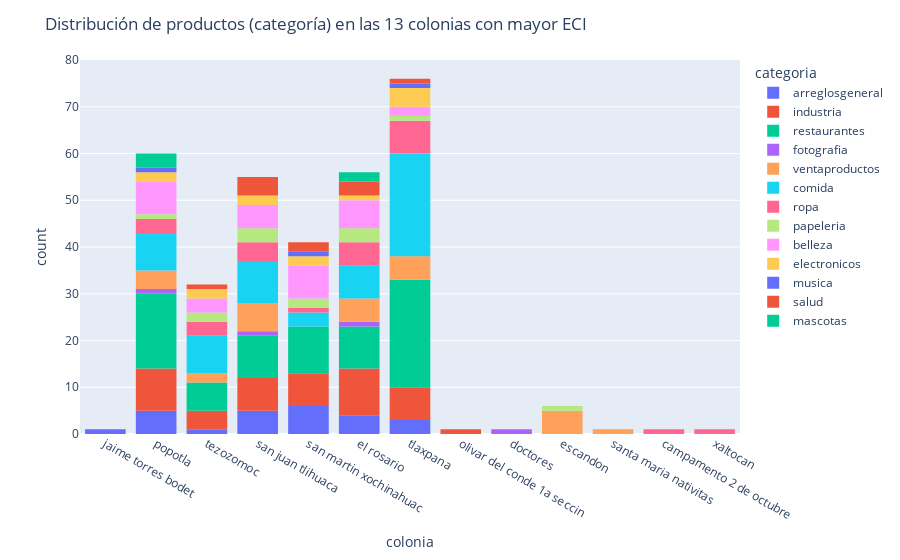

The cell this chart's notebook holds for it:
### Code cell
fig = px.histogram(df, x='colonia', color='categoria')
fig.update_layout(
    title=dict(
        text="Distribución de productos (categoría) en las 13 colonias con mayor ECI"
    )
)
fig.show()

### Figure 1 — Plotly figure (JSON) as saved in the notebook; plotly's stock layout.template omitted (floating-point values rounded to 4 significant figures)
{"data": [{"alignmentgroup": "True", "bingroup": "x", "hovertemplate": "categoria=arreglosgeneral<br>colonia=%{x}<br>count=%{y}<extra></extra>", "legendgroup": "arreglosgeneral", "marker": {"color": "#636efa"}, "name": "arreglosgeneral", "offsetgroup": "arreglosgeneral", "orientation": "v", "showlegend": true, "type": "histogram", "x": ["jaime torres bodet", "popotla", "popotla", "tezozomoc", "san juan tlihuaca", "san martin xochinahuac", "san martin xochinahuac", "san juan tlihuaca", "el rosario", "popotla", "san juan tlihuaca", "popotla", "tlaxpana", "el rosario", "san martin xochinahuac", "el rosario", "san juan tlihuaca", "san martin xochinahuac", "popotla", "san martin xochinahuac", "san martin xochinahuac", "san juan tlihuaca", "tlaxpana", "tlaxpana", "el rosario"], "xaxis": "x", "yaxis": "y"}, {"alignmentgroup": "True", "bingroup": "x", "hovertemplate": "categoria=industria<br>colonia=%{x}<br>count=%{y}<extra></extra>", "legendgroup": "industria", "marker": {"color": "#EF553B"}, "name": "industria", "offsetgroup": "industria", "orientation": "v", "showlegend": true, "type": "histogram", "x": ["el rosario", "olivar del conde 1a seccin", "popotla", "popotla", "tlaxpana", "el rosario", "san juan tlihuaca", "popotla", "san martin xochinahuac", "tlaxpana", "popotla", "tezozomoc", "tezozomoc", "tlaxpana", "tlaxpana", "el rosario", "el rosario", "tezozomoc", "popotla", "san juan tlihuaca", "san juan tlihuaca", "san juan tlihuaca", "popotla", "san juan tlihuaca", "el rosario", "san martin xochinahuac", "tlaxpana", "san martin xochinahuac", "san martin xochinahuac", "el rosario", "tlaxpana", "el rosario", "el rosario", "tezozomoc", "san juan tlihuaca", "san martin xochinahuac", "popotla", "popotla", "san martin xochinahuac", "san juan tlihuaca", "san martin xochinahuac", "el rosario", "el rosario", "tlaxpana", "popotla"], "xaxis": "x", "yaxis": "y"}, {"alignmentgroup": "True", "bingroup": "x", "hovertemplate": "categoria=restaurantes<br>colonia=%{x}<br>count=%{y}<extra></extra>", "legendgroup": "restaurantes", "marker": {"color": "#00cc96"}, "name": "restaurantes", "offsetgroup": "restaurantes", "orientation": "v", "showlegend": true, "type": "histogram", "x": ["tezozomoc", "tlaxpana", "popotla", "tlaxpana", "tlaxpana", "tlaxpana", "popotla", "tlaxpana", "tlaxpana", "tlaxpana", "popotla", "popotla", "popotla", "san martin xochinahuac", "san martin xochinahuac", "san juan tlihuaca", "el rosario", "el rosario", "san juan tlihuaca", "san juan tlihuaca", "san martin xochinahuac", "tezozomoc", "popotla", "san martin xochinahuac", "san juan tlihuaca", "popotla", "el rosario", "san martin xochinahuac", "tezozomoc", "san juan tlihuaca", "tlaxpana", "popotla", "tlaxpana", "el rosario", "san juan tlihuaca", "popotla", "tlaxpana", "el rosario", "tlaxpana", "tlaxpana", "tlaxpana", "tlaxpana", "san martin xochinahuac", "san martin xochinahuac", "el rosario", "tezozomoc", "tezozomoc", "popotla", "tlaxpana", "san juan tlihuaca", "tlaxpana", "popotla", "popotla", "san martin xochinahuac", "el rosario", "san martin xochinahuac", "el rosario", "el rosario", "tlaxpana", "san martin xochinahuac", "tlaxpana", "tlaxpana", "tlaxpana", "tlaxpana", "tlaxpana", "tlaxpana", "popotla", "popotla", "tezozomoc", "popotla", "popotla", "san juan tlihuaca", "san juan tlihuaca"], "xaxis": "x", "yaxis": "y"}, {"alignmentgroup": "True", "bingroup": "x", "hovertemplate": "categoria=fotografia<br>colonia=%{x}<br>count=%{y}<extra></extra>", "legendgroup": "fotografia", "marker": {"color": "#ab63fa"}, "name": "fotografia", "offsetgroup": "fotografia", "orientation": "v", "showlegend": true, "type": "histogram", "x": ["doctores", "el rosario", "popotla", "san juan tlihuaca"], "xaxis": "x", "yaxis": "y"}, {"alignmentgroup": "True", "bingroup": "x", "hovertemplate": "categoria=ventaproductos<br>colonia=%{x}<br>count=%{y}<extra></extra>", "legendgroup": "ventaproductos", "marker": {"color": "#FFA15A"}, "name": "ventaproductos", "offsetgroup": "ventaproductos", "orientation": "v", "showlegend": true, "type": "histogram", "x": ["tezozomoc", "escandon", "escandon", "escandon", "escandon", "escandon", "san juan tlihuaca", "tlaxpana", "el rosario", "popotla", "tlaxpana", "el rosario", "tlaxpana", "san juan tlihuaca", "tlaxpana", "el rosario", "san juan tlihuaca", "popotla", "tezozomoc", "el rosario", "san juan tlihuaca", "el rosario", "san juan tlihuaca", "tlaxpana", "popotla", "popotla", "san juan tlihuaca", "santa maria nativitas"], "xaxis": "x", "yaxis": "y"}, {"alignmentgroup": "True", "bingroup": "x", "hovertemplate": "categoria=comida<br>colonia=%{x}<br>count=%{y}<extra></extra>", "legendgroup": "comida", "marker": {"color": "#19d3f3"}, "name": "comida", "offsetgroup": "comida", "orientation": "v", "showlegend": true, "type": "histogram", "x": ["el rosario", "tlaxpana", "tlaxpana", "tlaxpana", "popotla", "tezozomoc", "san martin xochinahuac", "el rosario", "san martin xochinahuac", "san juan tlihuaca", "tlaxpana", "el rosario", "el rosario", "tezozomoc", "el rosario", "san juan tlihuaca", "tezozomoc", "tezozomoc", "tlaxpana", "popotla", "tezozomoc", "tezozomoc", "san juan tlihuaca", "tezozomoc", "san martin xochinahuac", "el rosario", "el rosario", "popotla", "tezozomoc", "tlaxpana", "san juan tlihuaca", "san juan tlihuaca", "san juan tlihuaca", "tlaxpana", "tlaxpana", "tlaxpana", "tlaxpana", "tlaxpana", "tlaxpana", "tlaxpana", "tlaxpana", "tlaxpana", "tlaxpana", "tlaxpana", "tlaxpana", "tlaxpana", "tlaxpana", "popotla", "san juan tlihuaca", "san juan tlihuaca", "san juan tlihuaca", "popotla", "popotla", "popotla", "popotla", "tlaxpana", "tlaxpana"], "xaxis": "x", "yaxis": "y"}, {"alignmentgroup": "True", "bingroup": "x", "hovertemplate": "categoria=ropa<br>colonia=%{x}<br>count=%{y}<extra></extra>", "legendgroup": "ropa", "marker": {"color": "#FF6692"}, "name": "ropa", "offsetgroup": "ropa", "orientation": "v", "showlegend": true, "type": "histogram", "x": ["el rosario", "campamento 2 de octubre", "san juan tlihuaca", "san juan tlihuaca", "san martin xochinahuac", "tlaxpana", "el rosario", "el rosario", "popotla", "tezozomoc", "tezozomoc", "tezozomoc", "popotla", "el rosario", "tlaxpana", "tlaxpana", "san juan tlihuaca", "el rosario", "san juan tlihuaca", "tlaxpana", "tlaxpana", "popotla", "tlaxpana", "tlaxpana", "xaltocan"], "xaxis": "x", "yaxis": "y"}, {"alignmentgroup": "True", "bingroup": "x", "hovertemplate": "categoria=papeleria<br>colonia=%{x}<br>count=%{y}<extra></extra>", "legendgroup": "papeleria", "marker": {"color": "#B6E880"}, "name": "papeleria", "offsetgroup": "papeleria", "orientation": "v", "showlegend": true, "type": "histogram", "x": ["escandon", "el rosario", "el rosario", "popotla", "san martin xochinahuac", "san martin xochinahuac", "san juan tlihuaca", "san juan tlihuaca", "tlaxpana", "tezozomoc", "el rosario", "san juan tlihuaca", "tezozomoc"], "xaxis": "x", "yaxis": "y"}, {"alignmentgroup": "True", "bingroup": "x", "hovertemplate": "categoria=belleza<br>colonia=%{x}<br>count=%{y}<extra></extra>", "legendgroup": "belleza", "marker": {"color": "#FF97FF"}, "name": "belleza", "offsetgroup": "belleza", "orientation": "v", "showlegend": true, "type": "histogram", "x": ["san martin xochinahuac", "popotla", "popotla", "el rosario", "popotla", "san martin xochinahuac", "popotla", "tezozomoc", "el rosario", "san martin xochinahuac", "san juan tlihuaca", "el rosario", "san martin xochinahuac", "popotla", "tlaxpana", "tezozomoc", "san martin xochinahuac", "popotla", "san juan tlihuaca", "el rosario", "tezozomoc", "el rosario", "san martin xochinahuac", "san martin xochinahuac", "el rosario", "tlaxpana", "san juan tlihuaca", "popotla", "san juan tlihuaca", "san juan tlihuaca"], "xaxis": "x", "yaxis": "y"}, {"alignmentgroup": "True", "bingroup": "x", "hovertemplate": "categoria=electronicos<br>colonia=%{x}<br>count=%{y}<extra></extra>", "legendgroup": "electronicos", "marker": {"color": "#FECB52"}, "name": "electronicos", "offsetgroup": "electronicos", "orientation": "v", "showlegend": true, "type": "histogram", "x": ["el rosario", "tlaxpana", "tlaxpana", "tezozomoc", "san juan tlihuaca", "tezozomoc", "san martin xochinahuac", "popotla", "san martin xochinahuac", "tlaxpana", "popotla", "san juan tlihuaca", "tlaxpana"], "xaxis": "x", "yaxis": "y"}, {"alignmentgroup": "True", "bingroup": "x", "hovertemplate": "categoria=musica<br>colonia=%{x}<br>count=%{y}<extra></extra>", "legendgroup": "musica", "marker": {"color": "#636efa"}, "name": "musica", "offsetgroup": "musica", "orientation": "v", "showlegend": true, "type": "histogram", "x": ["popotla", "tlaxpana", "san martin xochinahuac"], "xaxis": "x", "yaxis": "y"}, {"alignmentgroup": "True", "bingroup": "x", "hovertemplate": "categoria=salud<br>colonia=%{x}<br>count=%{y}<extra></extra>", "legendgroup": "salud", "marker": {"color": "#EF553B"}, "name": "salud", "offsetgroup": "salud", "orientation": "v", "showlegend": true, "type": "histogram", "x": ["el rosario", "el rosario", "san juan tlihuaca", "el rosario", "san juan tlihuaca", "tezozomoc", "tlaxpana", "san martin xochinahuac", "san martin xochinahuac", "san juan tlihuaca", "san juan tlihuaca"], "xaxis": "x", "yaxis": "y"}, {"alignmentgroup": "True", "bingroup": "x", "hovertemplate": "categoria=mascotas<br>colonia=%{x}<br>count=%{y}<extra></extra>", "legendgroup": "mascotas", "marker": {"color": "#00cc96"}, "name": "mascotas", "offsetgroup": "mascotas", "orientation": "v", "showlegend": true, "type": "histogram", "x": ["el rosario", "popotla", "popotla", "el rosario", "popotla"], "xaxis": "x", "yaxis": "y"}], "layout": {"barmode": "relative", "legend": {"title": {"text": "categoria"}, "tracegroupgap": 0}, "margin": {"t": 60}, "title": {"text": "Distribución de productos (categoría) en las 13 colonias con mayor ECI"}, "xaxis": {"anchor": "y", "domain": [0, 1], "title": {"text": "colonia"}}, "yaxis": {"anchor": "x", "domain": [0, 1], "title": {"text": "count"}}}}
